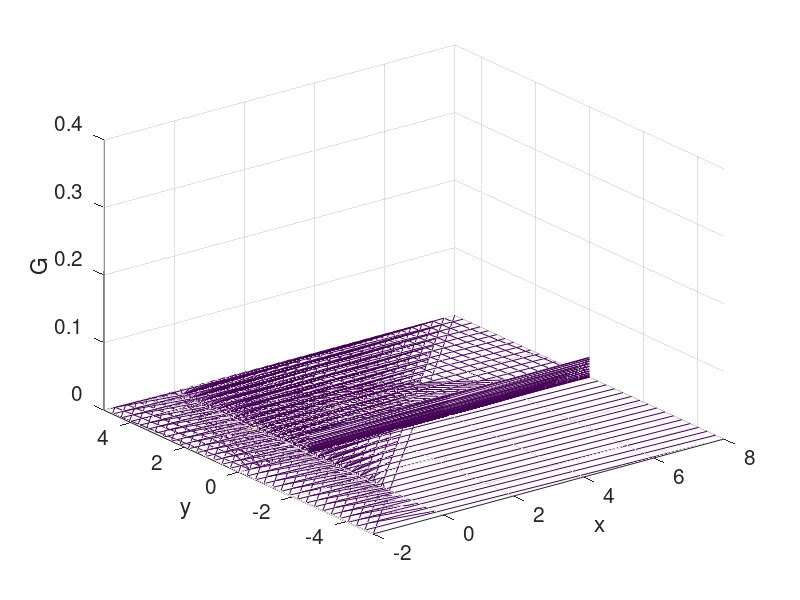

MATLAB code for this plot:
%=========================
% Anmation of a diffusive
% and convective field
% due to a point source
%========================

clear all;
close all;

%--- parameters

U=1.0; k=0.0; D=0.1;
x0=0.0; y0=0.0; t0=0.0;
Nx=32; Ny=32; Dt=0.01;

%--- grid lines

for i=1:Nx+1
 x(i)=-2+(i-1.0)*10/Nx;
end

for j=1:Ny+1
 y(j)=-5+(j-1.0)*10/Ny;
end

%------------------------------
for step=1:1000  % loop over time
%------------------------------

t=0.01+(step-1.0)*Dt;

for i=1:Nx+1
 for j=1:Ny+1

 th=t-t0;
 xh=x(i)-x0-(U-k*y0)*th;
 yh=y(j)-y0;

 G(i,j) = 1.0/( (4*pi*D*th) * sqrt(1+k^2*th^2/12.0) ) ...
         *exp(-0.25*(xh-0.5*k*th*yh)^2/(1+k^2*th^2/12)/D/th ...
         -0.25*yh^2/D/th);

 end
end

if(step==1)
 Handle1 = mesh(G');
 axis([-2 8 -5 5 0 0.4])
 xlabel('x','fontsize',15)
 ylabel('y','fontsize',15)
 zlabel('G','fontsize',15)
 set(gca,'fontsize',15)
else
  set(Handle1,'XData',x,'YData',y,'ZData',G');
  drawnow
end

%---
end  % of time stepping
%--
